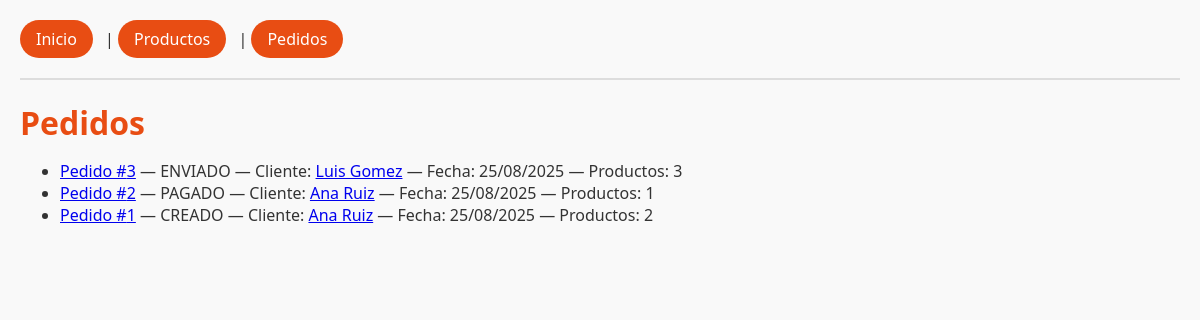
Page /pedidos/ on the committed database.
### tienda/models.py (models this page shows, shortened)
class Pedido(models.Model):
    ESTADOS = [
        ("CREADO", "Creado"),
        ("PAGADO", "Pagado"),
        ("ENVIADO", "Enviado"),
        ("CERRADO", "Cerrado"),
    ]
    cliente = models.ForeignKey(
        Cliente, on_delete=models.CASCADE, related_name="pedidos"
    )
    productos = models.ManyToManyField(Producto, related_name="pedidos")
    estado = models.CharField(max_length=10, choices=ESTADOS, default="CREADO")
    fecha = models.DateTimeField(auto_now_add=True)

class Cliente(models.Model):
    nombre = models.CharField(max_length=120)
    correo = models.EmailField(unique=True)
    fecha_registro = models.DateTimeField(auto_now_add=True)
    activo = models.BooleanField(default=True)

### tienda/views.py (the view)
# urls.py: path("pedidos/", views.lista_pedidos, name="lista_pedidos"),
def lista_pedidos(request):
    qs = (
        Pedido.objects.select_related("cliente")
        .prefetch_related("productos")
        .order_by("-fecha")
    )
    return render(request, "tienda/lista_pedidos.html", {"pedidos": qs})

### tienda/templates/tienda/lista_pedidos.html (shortened to what this page needs)
{% extends "tienda/base.html" %}
{% block content %}
  <h1>Pedidos</h1>
  <ul>
    {% for pedido in pedidos %}
      <li>
        <a href="{% url 'tienda:detalle_pedido' pedido.pk %}">Pedido #{{ pedido.id }}</a>
        — {{ pedido.estado }}
        — Cliente:
        <a href="{% url 'tienda:detalle_cliente' pedido.cliente.pk %}">{{ pedido.cliente.nombre }}</a>
        — Fecha: {{ pedido.fecha|date:"d/m/Y" }}
        — Productos: {{ pedido.productos.count }}
      </li>
    {% empty %}
      <li>No hay pedidos registrados.</li>
    {% endfor %}
  </ul>
{% endblock %}

### tienda/templates/tienda/base.html (shortened to what this page needs)
{% load static %}
<!DOCTYPE html>
<html lang="es">
<head>
  <link rel="stylesheet" href="{% static 'css/main.css' %}">
</head>
<body>
  {% include "tienda/partials/navbar.html" %}
  <main class="container">
    {% block content %}{% endblock %}
  </main>
</body>
</html>

### tienda/templates/tienda/partials/navbar.html
<nav>
  <a href="{% url 'tienda:home' %}">Inicio</a> |
  <a href="{% url 'tienda:lista_productos' %}">Productos</a> |
  <a href="{% url 'tienda:lista_pedidos' %}">Pedidos</a>
</nav>
<hr/>

### tienda/static/css/main.css (style rules this page uses)
body { font-family: 'Segoe UI', sans-serif; margin: 20px; background-color: #f9f9f9; color: #333; }
h1, h2, h3 { color: #e84d13; margin-bottom: 15px; }
nav { margin-bottom: 20px; }
nav a { display: inline-block; padding: 8px 16px; margin-right: 8px; background-color: #e84d13; color: #fff; border-radius: 9999px; text-decoration: none; font-weight: 500; transition: background 0.3s, transform 0.2s; }
hr { border: none; border-top: 2px solid #ddd; margin: 15px 0; }

### rows in the picture
Pedido: id "3", estado "ENVIADO", cliente.nombre "Luis Gomez", fecha "25/08/2025", productos.count "3"
Pedido: id "2", estado "PAGADO", cliente.nombre "Ana Ruiz", fecha "25/08/2025", productos.count "1"
Pedido: id "1", estado "CREADO", cliente.nombre "Ana Ruiz", fecha "25/08/2025", productos.count "2"
